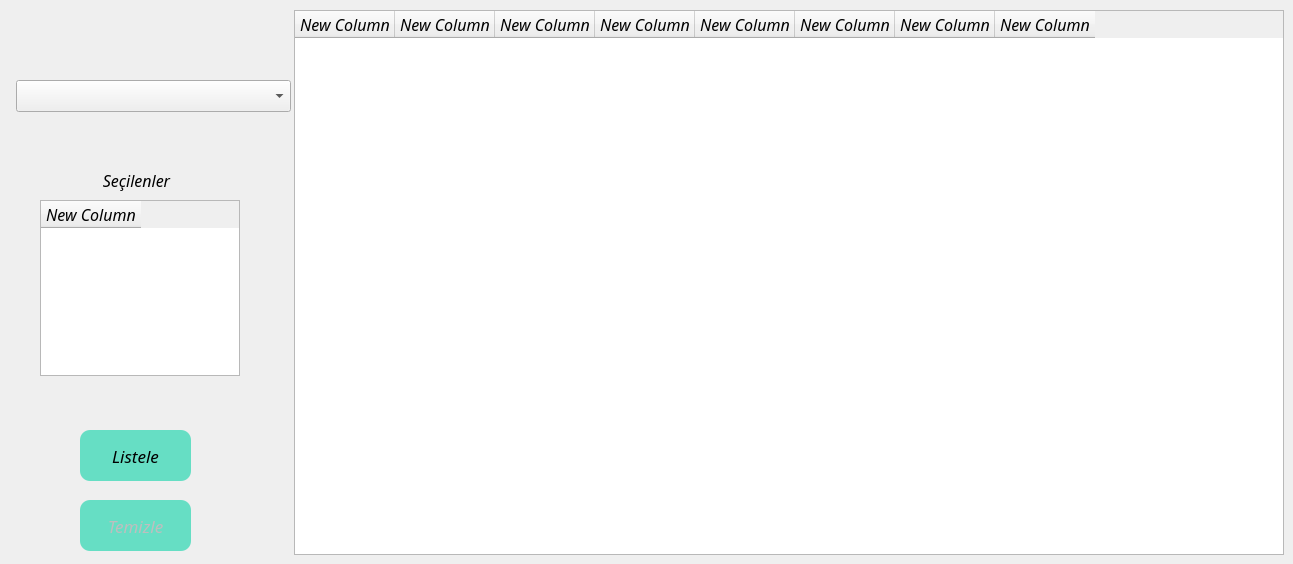
          <widget class="QWidget" name="tab_4_2">
           <attribute name="title">
            <string>Yazara Göre</string>
           </attribute>
           <widget class="QLabel" name="label_27">
            <property name="geometry">
             <rect>
              <x>46</x>
              <y>160</y>
              <width>181</width>
              <height>40</height>
             </rect>
            </property>
            <property name="font">
             <font>
              <family>Monotype Corsiva</family>
              <pointsize>12</pointsize>
              <italic>true</italic>
             </font>
            </property>
            <property name="text">
             <string>Seçilenler</string>
            </property>
            <property name="alignment">
             <set>Qt::AlignCenter</set>
            </property>
           </widget>
           <widget class="QTableWidget" name="tableWidget_4_2_1">
            <property name="geometry">
             <rect>
              <x>40</x>
              <y>200</y>
              <width>200</width>
              <height>176</height>
             </rect>
            </property>
            <property name="minimumSize">
             <size>
              <width>100</width>
              <height>100</height>
             </size>
            </property>
            <property name="maximumSize">
             <size>
              <width>200</width>
              <height>300</height>
             </size>
            </property>
            <property name="font">
             <font>
              <family>Monotype Corsiva</family>
              <pointsize>12</pointsize>
              <weight>50</weight>
              <italic>true</italic>
              <bold>false</bold>
             </font>
            </property>
            <property name="styleSheet">
             <string notr="true">font: italic 12pt &quot;Monotype Corsiva&quot;;
</string>
            </property>
            <column>
             <property name="text">
              <string>New Column</string>
             </property>
            </column>
           </widget>
           <widget class="QTableWidget" name="tableWidget_4_2_2">
            <property name="geometry">
             <rect>
              <x>294</x>
              <y>10</y>
              <width>990</width>
              <height>545</height>
             </rect>
            </property>
            <property name="font">
             <font>
              <family>Monotype Corsiva</family>
              <pointsize>12</pointsize>
              <weight>50</weight>
              <italic>true</italic>
              <bold>false</bold>
             </font>
            </property>
            <property name="styleSheet">
             <string notr="true">font: italic 12pt &quot;Monotype Corsiva&quot;;</string>
            </property>
            <property name="showGrid">
             <bool>true</bool>
            </property>
            <property name="columnCount">
             <number>8</number>
            </property>
            <column>
             <property name="text">
              <string>New Column</string>
             </property>
            </column>
            <column>
             <property name="text">
              <string>New Column</string>
             </property>
            </column>
            <column>
             <property name="text">
              <string>New Column</string>
             </property>
            </column>
            <column>
             <property name="text">
              <string>New Column</string>
             </property>
            </column>
            <column>
             <property name="text">
              <string>New Column</string>
             </property>
            </column>
            <column>
             <property name="text">
              <string>New Column</string>
             </property>
            </column>
            <column>
             <property name="text">
              <string>New Column</string>
             </property>
            </column>
            <column>
             <property name="text">
              <string>New Column</string>
             </property>
            </column>
           </widget>
           <widget class="QPushButton" name="pushButton_4_2_listele">
            <property name="geometry">
             <rect>
              <x>80</x>
              <y>430</y>
              <width>111</width>
              <height>51</height>
             </rect>
            </property>
            <property name="sizePolicy">
             <sizepolicy hsizetype="Preferred" vsizetype="Fixed">
              <horstretch>0</horstretch>
              <verstretch>0</verstretch>
             </sizepolicy>
            </property>
            <property name="minimumSize">
             <size>
              <width>80</width>
              <height>50</height>
             </size>
            </property>
            <property name="font">
             <font>
              <family>Monotype Corsiva</family>
              <pointsize>13</pointsize>
              <weight>50</weight>
              <italic>true</italic>
              <bold>false</bold>
             </font>
            </property>
            <property name="styleSheet">
             <string notr="true">QPushButton#pushButton_4_2_listele{	
background-color: rgba(6, 211, 166, 150);
border-radius:10px;}

QPushButton#pushButton_4_2_listele:hover{
background-color: rgba(0, 248, 49, 150);
border-radius:10px;}

QPushButton#pushButton_4_2_listele:pressed{
background-color: rgba(6, 211, 166,150);
padding-left:5px;
padding-top:6px;
border-radius:10px;}


</string>
            </property>
            <property name="text">
             <string>Listele</string>
            </property>
           </widget>
           <widget class="QWidget" name="formLayoutWidget_7">
            <property name="geometry">
             <rect>
              <x>10</x>
              <y>80</y>
              <width>281</width>
              <height>51</height>
             </rect>
            </property>
            <layout class="QFormLayout" name="formLayout_7">
             <item row="0" column="1">
              <widget class="QComboBox" name="comboBox_4_2_turu">
               <property name="font">
                <font>
                 <family>Monotype Corsiva</family>
                 <pointsize>13</pointsize>
                 <italic>true</italic>
                </font>
               </property>
              </widget>
             </item>
            </layout>
           </widget>
           <widget class="QPushButton" name="pushButton_4_2_temizle">
            <property name="enabled">
             <bool>false</bool>
            </property>
            <property name="geometry">
             <rect>
              <x>80</x>
              <y>500</y>
              <width>111</width>
              <height>51</height>
             </rect>
            </property>
            <property name="sizePolicy">
             <sizepolicy hsizetype="Preferred" vsizetype="Fixed">
              <horstretch>0</horstretch>
              <verstretch>0</verstretch>
             </sizepolicy>
            </property>
            <property name="minimumSize">
             <size>
              <width>80</width>
              <height>50</height>
             </size>
            </property>
            <property name="font">
             <font>
              <family>Monotype Corsiva</family>
              <pointsize>13</pointsize>
              <weight>50</weight>
              <italic>true</italic>
              <bold>false</bold>
             </font>
            </property>
            <property name="styleSheet">
             <string notr="true">QPushButton#pushButton_4_2_temizle{	
background-color: rgba(6, 211, 166, 150);
border-radius:10px;}

QPushButton#pushButton_4_2_temizle:hover{
background-color: rgba(0, 248, 49, 150);
border-radius:10px;}

QPushButton#pushButton_4_2_temizle:pressed{
background-color: rgba(6, 211, 166,150);
padding-left:5px;
padding-top:6px;
border-radius:10px;}


</string>
            </property>
            <property name="text">
             <string>Temizle</string>
            </property>
           </widget>
          </widget>
